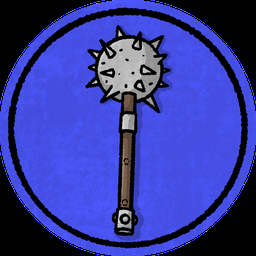
#> input picture Assets/Resources/Minions/blue-heavy.png, 256 x 256 px
$ python -i Render-MegdanCardPreview.py   (imports and definitions only)
#> lines starting #> are read from the running program, lines starting #| are printed output that depends on the picture
"""Private W-167 card-layout study. Does not write runtime assets or card definitions."""
from pathlib import Path
import math
from PIL import Image, ImageDraw, ImageFont, ImageOps

ROOT = Path(__file__).resolve().parents[1]
OUT = ROOT / 'Creative/card-redesign-v2'
# [1 line not run here, left out]
S = 3
INK = '#1b2931'
CREAM = '#f0e6cc'
GOLD = '#cbbb95'

def font(n, bold=False):
    return ImageFont.truetype('C:/Windows/Fonts/' + ('arialbd.ttf' if bold else 'arial.ttf'), round(n*S))

def center(d, x, y, text, n, color, bold=False):
    d.text((x*S,y*S),str(text),font=font(n,bold),fill=color,anchor='mm')

# Values and wording transcribed from Core/Cards/Verified/<Hero>CardContent.cs;
# Cantrip wording is owned by GydionCardContent.Actions.cs. Zero secondary
# Movement is a printed dash; Rowenna's primary Movement 2 stays distinct.
CARDS = [
    ('BROGAN','ram-warrior','Mad Dash',7,7,3,'ATTACK  6','#9b4740',
     'Before the attack: Move 2 spaces in a straight line to a space adjacent to an enemy unit, then target that unit. ( If you cannot make this move, you cannot attack. )','RED I',''),
    ('RIKI','cat-duelist','Sudden Breeze',10,5,1,'SKILL','#426d9b',
     'Move up to 3 spaces in a straight line, ignoring obstacles; you may place an enemy unit you moved through into a space adjacent to you.','BLUE I',''),
    ('ROWENNA','knight','Close Quarters',4,3,0,'MOVEMENT  2','#507347',
     'After movement, if you are adjacent to an enemy hero, you may Choose one - (1) Place a friendly minion in radius into a space adjacent to that enemy hero. (2) Place an enemy minion in radius into a space adjacent to you.','GREEN I','RADIUS 2'),
    ('TIGERCLAW','goblin','Blend Into Shadows',6,2,0,'BASIC SKILL','#78868b',
     'If you are adjacent to terrain, place yourself into a space in radius; if you do, Next turn: You are immune to enemy attack actions.','SILVER','RADIUS 2'),
    ('GYDION','grandmother-cat','Cantrip',11,1,0,'BASIC SKILL','#a17f2e',
     'Choose and cast one spell in the spellbook — • "Magic Missile" (To blast at short range!) • "Expeditious Retreat" (To dart a great distance!) • "Shocking Grasp" (To repel an adjacent assailant!)','GOLD',''),
    ('TALI','frog-wizard','Reign of Winter',0,0,0,'ULTIMATE','#46545b',
     'Each time after you defeat a minion with your basic attack, an enemy hero in radius discards a card of the color of your choice, if able.','ULTIMATE','RADIUS 4')
]

def wrap(d,text,n,width):
    lines=[]
    for para in text.replace(' • ','\n• ').split('\n'):
        line=''
        for word in para.split():
            candidate=(line+' '+word).strip()
            if d.textlength(candidate,font=font(n)) > width*S and line:
                lines.append(line);line=word
            else: line=candidate
        lines.append(line)
    return lines

def card(data):
    hero,asset,title,init,defense,move,primary,color,text,tier,radius=data
    im=Image.new('RGB',(372*S,520*S),INK);d=ImageDraw.Draw(im)
    def rounded(box,r,**kw): d.rounded_rectangle(tuple(round(v*S) for v in box),r*S,**kw)
    rounded((3,3,369,517),15,fill=INK,outline=GOLD,width=2*S)
    rounded((73,14,356,61),7,fill=CREAM)
    title_n=23
    while d.textlength(title,font=font(title_n,True))>263*S: title_n-=1
    center(d,214,38,title,title_n,INK,True)
    rounded((74,70,356,301),8,fill=color)
    art=Image.open(ROOT/f'Art/ConceptPortraits/{asset}-portrait-v1.png').convert('RGBA')
    art=art.crop(art.getbbox())
    art=ImageOps.contain(art,(270*S,223*S),Image.Resampling.LANCZOS)
    im.paste(art,(round(215*S-art.width/2),round(299*S-art.height)),art)
    d=ImageDraw.Draw(im)
    # Shared cream outline and large centred numbers; no text glyph icons.
    d.ellipse((9*S,17*S,67*S,75*S),fill=color,outline=CREAM,width=2*S)
    for tick in range(12):
        a=math.radians(tick*30-90);r=25;ri=20 if tick%3==0 else 22
        d.line(((38+ri*math.cos(a))*S,(46+ri*math.sin(a))*S,
                (38+r*math.cos(a))*S,(46+r*math.sin(a))*S),fill=CREAM,width=S)
    center(d,38,46,init or '–',29,CREAM,True)
    center(d,38,87,'INIT',9,GOLD,True)
    # Curved shield polygon sampled from a quadratic Bezier contour.
    pts=[(13,112),(38,106),(63,112),(62,137)]
    for i in range(1,21):
        t=i/20;pts.append(((1-t)**2*62+2*(1-t)*t*62+t*t*38,
                         (1-t)**2*137+2*(1-t)*t*158+t*t*171))
    for x,y in list(reversed(pts[3:])): pts.append((76-x,y))
    pts.append((13,112))
    points=[(round(x*S),round(y*S)) for x,y in pts]
    d.polygon(points,fill=color);d.line(points,fill=CREAM,width=2*S,joint='curve')
    center(d,38,134,defense or '–',30,CREAM,True)
    center(d,38,185,'DEF',9,GOLD,True)
    # Symmetrical upright arrow: a clear triangular head and straight shaft.
    # A missing secondary Movement action has no icon, dash or MOVE label.
    if move > 0:
        pts=[(38,207),(65,233),(54,233),(54,269),
             (22,269),(22,233),(11,233),(38,207)]
        points=[(x*S,y*S) for x,y in pts]
        d.polygon(points,fill=color)
        d.line(points,fill=CREAM,width=2*S,joint='curve')
        center(d,38,249,move,25,CREAM,True)
        center(d,38,282,'MOVE',9,GOLD,True)
    rounded((15,312,356,502),8,fill=CREAM)
    center(d,185,333,primary,18,INK,True)
    d.line((28*S,350*S,343*S,350*S),fill=GOLD,width=S)
    n=15
    while True:
        lines=wrap(d,text,n,311)
        if len(lines)*(n+3)<=117: break
        n-=0.5
        assert n>=11, 'Rules panel overflow'
    for i,line in enumerate(lines):
        d.text((29*S,(361+i*(n+3))*S),line,font=font(n),fill=INK)
    if radius:
        rounded((27,480,101,495),4,fill=color)
        center(d,64,488,radius,9,CREAM,True)
    center(d,266,488,tier,9,'#596567',True)
    return im.resize((372,520),Image.Resampling.LANCZOS)

sheet=Image.new('RGB',(2420,1060),'#101a25');d=ImageDraw.Draw(sheet)
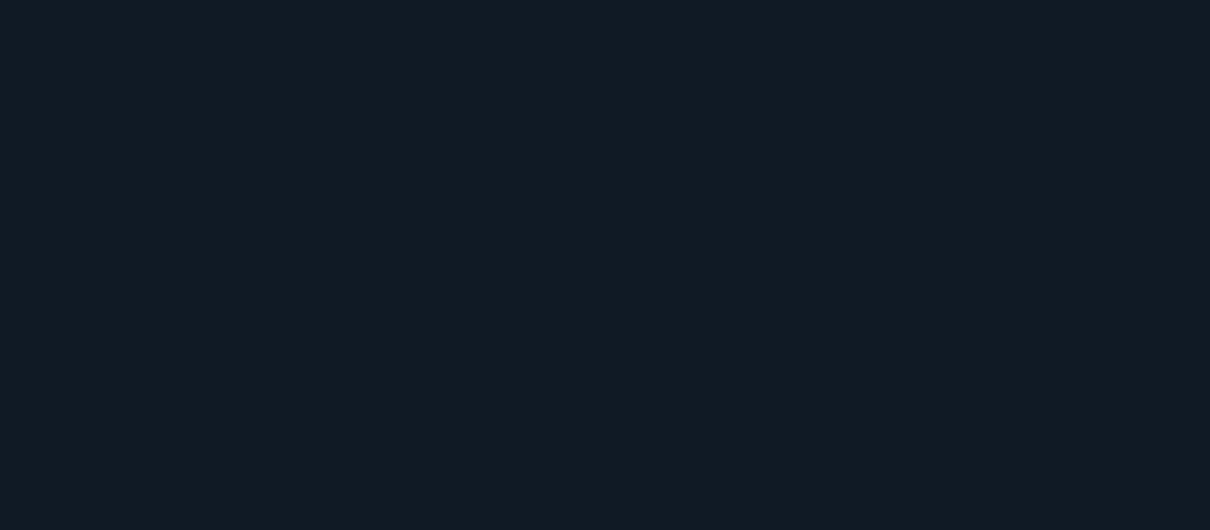
#> sheet: PIL image 2420x1060 RGB (shown at 1/2 size); mean R, G, B 16, 26, 37
def label(x,y,text,n,color=CREAM):
    f=ImageFont.truetype('C:/Windows/Fonts/arialbd.ttf',n)
    d.text((x,y),text,font=f,fill=color,anchor='mm')
# [12 lines not run here, left out]

>>> import cv2
>>> picture = cv2.imread('../Assets/Resources/Minions/blue-heavy.png', cv2.IMREAD_GRAYSCALE)
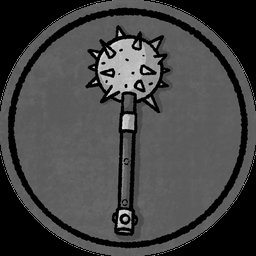
#> picture: shape (256, 256); min 0, max 234, mean 67.6
#> (the run stopped early here; a loop or call above may not have finished)

$ run again, on Assets/Resources/Minions/blue-ranged.png
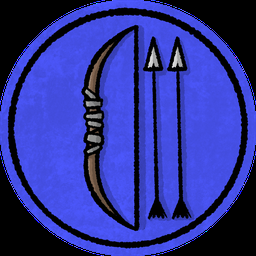
#> input picture Assets/Resources/Minions/blue-ranged.png, 256 x 256 px
#> `picture = cv2.imread('../Assets/Resources/Minions/blue-heavy.png', cv2..`:
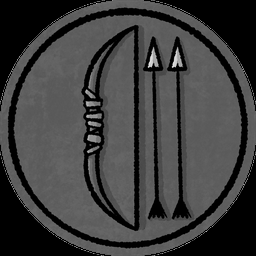
#> picture: shape (256, 256); min 0, max 229, mean 61.3
